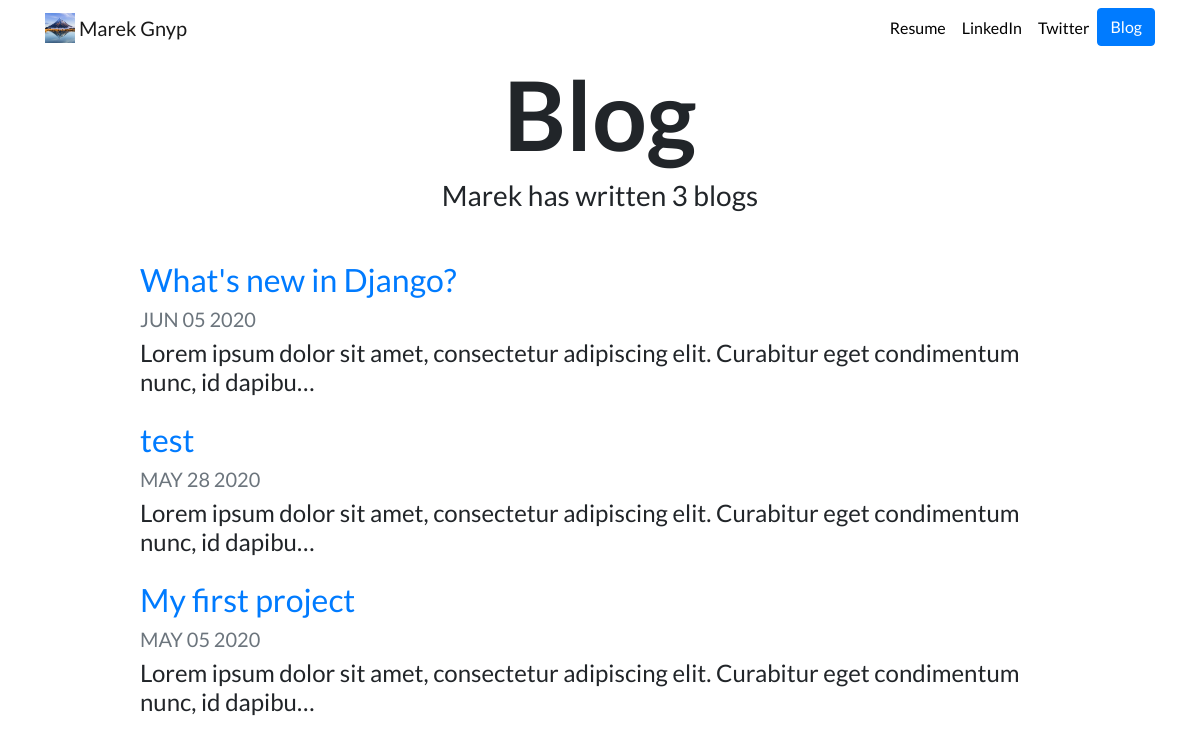
Screenshot of /blog/ with the database file from the repository.
### blog/models.py (models this page shows, shortened)
class Blog(models.Model):
    title = models.CharField(max_length=200)
    description = models.TextField()
    date = models.DateField()

### blog/views.py (the view)
# urls.py: path('', views.all_blogs, name='all_blogs'),
def all_blogs(request):
    blogs = Blog.objects.order_by('-date')
    return render(request, 'blog/all_blogs.html', {'blogs':blogs})

### blog/templates/blog/all_blogs.html
{% extends "portfolio/base.html" %}
{% load static %}
{% block content %}
<h1 id="blogtitle" class="font-weight-bold text-center">Blog</h1>
<h3 class="text-center mb-5">Marek has written {{ blogs.count }} blog{{ blogs.count|pluralize }}</h3>
{% for blog in blogs %}
<div class="row justify-content-center my-3">
  <div class="col-md-10">
    <a href="{% url 'blog:detail' blog.id %}">
      <h2>{{ blog.title }}</h2>
    </a>
    <h5 class="text-muted">{{ blog.date|date:'M d Y'|upper }}</h5>
    <h4>{{ blog.description|striptags|truncatechars:100 }}</h4>
  </div>
</div>
{% endfor %}
{% endblock %}

### portfolio/static/portfolio/custom.css (style rules this page uses)
body { font-family: 'Lato', sans-serif; }
#blogtitle { font-size: 6rem; }

### rows the page displays
Blog: title "What's new in Django?", date "JUN 05 2020", description "Lorem ipsum dolor sit amet, consectetur adipiscing elit. Curabitur eget condimentum nunc, id dapibu…"
Blog: title "test", date "MAY 28 2020", description "Lorem ipsum dolor sit amet, consectetur adipiscing elit. Curabitur eget condimentum nunc, id dapibu…"
Blog: title "My first project", date "MAY 05 2020", description "Lorem ipsum dolor sit amet, consectetur adipiscing elit. Curabitur eget condimentum nunc, id dapibu…"

### other values shown
{{ blogs.count }} "3"
